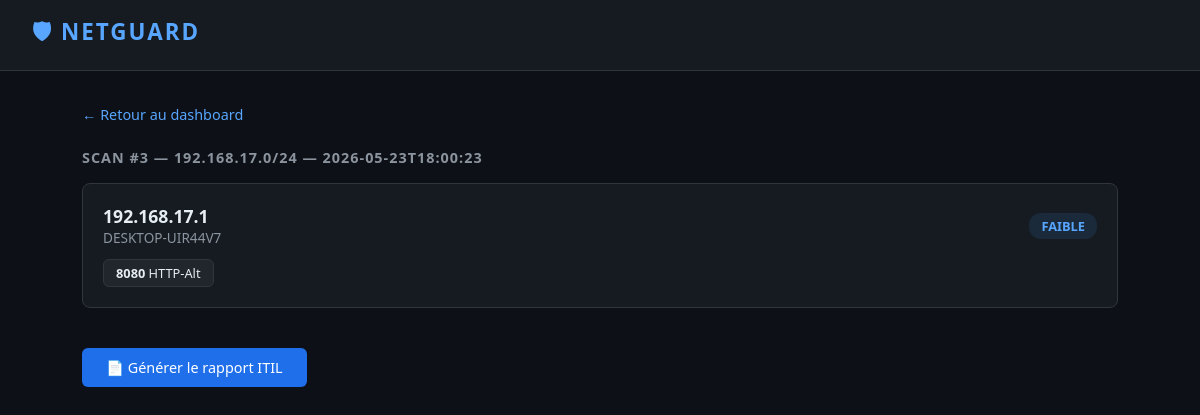
Page /scan/3 on the committed database.
### tables this page shows
CREATE TABLE scans (
            id          INTEGER PRIMARY KEY AUTOINCREMENT,
            network     TEXT NOT NULL,
            scan_date   TEXT NOT NULL,
            total_hosts INTEGER DEFAULT 0,
            total_risks INTEGER DEFAULT 0
        );

CREATE TABLE hosts (
            id          INTEGER PRIMARY KEY AUTOINCREMENT,
            scan_id     INTEGER NOT NULL,
            ip          TEXT NOT NULL,
            hostname    TEXT,
            risk_level  TEXT,
            scan_time   TEXT,
            FOREIGN KEY (scan_id) REFERENCES scans(id)
        );

CREATE TABLE ports (
            id            INTEGER PRIMARY KEY AUTOINCREMENT,
            host_id       INTEGER NOT NULL,
            port          INTEGER NOT NULL,
            service       TEXT,
            dangerous     INTEGER DEFAULT 0,
            danger_reason TEXT,
            FOREIGN KEY (host_id) REFERENCES hosts(id)
        );

### app.py (the view)
@app.route("/scan/<int:scan_id>")
def scan_detail(scan_id):
    scan = get_scan_details(scan_id)
    return render_template("detail.html", scan=scan)

### database.py (called while the page is built)
def get_scan_details(scan_id: int) -> dict:
    conn = sqlite3.connect(DB_PATH)
    conn.row_factory = sqlite3.Row
    cursor = conn.cursor()
    cursor.execute("SELECT * FROM scans WHERE id = ?", (scan_id,))
    scan = dict(cursor.fetchone())
    cursor.execute("SELECT * FROM hosts WHERE scan_id = ?", (scan_id,))
    hosts = []
    for host_row in cursor.fetchall():
        host = dict(host_row)
        cursor.execute("SELECT * FROM ports WHERE host_id = ?", (host["id"],))
        host["ports"] = [dict(p) for p in cursor.fetchall()]
        hosts.append(host)
    scan["hosts"] = hosts
    conn.close()
    return scan

### templates/detail.html (shortened to what this page needs)
<!DOCTYPE html>
<html lang="fr">
<head>
</head>
<body>
    <header>
        <h1>🛡 NETGUARD</h1>
    </header>
    <div class="container">
        <a href="/" class="back">← Retour au dashboard</a>
        <h2>Scan #{{ scan.id }} — {{ scan.network }} — {{ scan.scan_date[:19] }}</h2>
        {% for host in scan.hosts %}
        <div class="host-card">
            <div class="host-header">
                <div>
                    <div class="host-ip">{{ host.ip }}</div>
                    <div class="host-name">{{ host.hostname }}</div>
                </div>
                <span class="badge {{ host.risk_level }}">{{ host.risk_level }}</span>
            </div>
            {% if host.ports %}
            <div class="ports">
                {% for port in host.ports %}
                <div class="port-tag {% if port.dangerous %}dangerous{% endif %}">
                    <span class="port-num">{{ port.port }}</span> {{ port.service }}
                </div>
                {% endfor %}
            </div>
            {% else %}
            <div style="color:#8b949e;font-size:0.85rem;margin-top:8px">Aucun port ouvert détecté</div>
            {% endif %}
        </div>
        {% endfor %}
        <a href="/report/{{ scan.id }}" class="report-btn">📄 Générer le rapport ITIL</a>
    </div>
</body>
</html>

### templates/detail.html (style rules this page uses)
* { margin: 0; padding: 0; box-sizing: border-box; }
body { font-family: 'Segoe UI', sans-serif; background: #0d1117; color: #e6edf3; }
header { background: #161b22; border-bottom: 1px solid #30363d; padding: 16px 32px; display: flex; align-items: center; gap: 12px; }
header h1 { font-size: 1.4rem; color: #58a6ff; letter-spacing: 2px; }
.container { max-width: 1100px; margin: 0 auto; padding: 32px; }
.back { color: #58a6ff; text-decoration: none; font-size: 0.9rem; display: inline-block; margin-bottom: 24px; }
h2 { color: #8b949e; font-size: 0.9rem; text-transform: uppercase; letter-spacing: 1px; margin-bottom: 16px; }
.host-card { background: #161b22; border: 1px solid #30363d; border-radius: 8px; padding: 20px; margin-bottom: 16px; }
.host-header { display: flex; justify-content: space-between; align-items: center; margin-bottom: 12px; }
.host-ip { font-size: 1.1rem; font-weight: bold; color: #e6edf3; }
.host-name { color: #8b949e; font-size: 0.85rem; }
.badge { display: inline-block; padding: 4px 12px; border-radius: 12px; font-size: 0.8rem; font-weight: bold; }
.FAIBLE { background: #1a2a3a; color: #58a6ff; }
.ports { display: flex; flex-wrap: wrap; gap: 8px; margin-top: 12px; }
.port-tag { padding: 4px 12px; border-radius: 6px; font-size: 0.8rem; background: #21262d; border: 1px solid #30363d; }
.port-tag .port-num { font-weight: bold; }
.report-btn { display: inline-block; margin-top: 24px; background: #1f6feb; color: white; padding: 10px 24px; border-radius: 6px; text-decoration: none; font-size: 0.9rem; }

### rows in the picture
scans: id "3", network "192.168.17.0/24", scan_date "2026-05-23T18:00:23"
hosts: ip "192.168.17.1", hostname "DESKTOP-UIR44V7", risk_level "FAIBLE"
ports: port "8080", service "HTTP-Alt"
